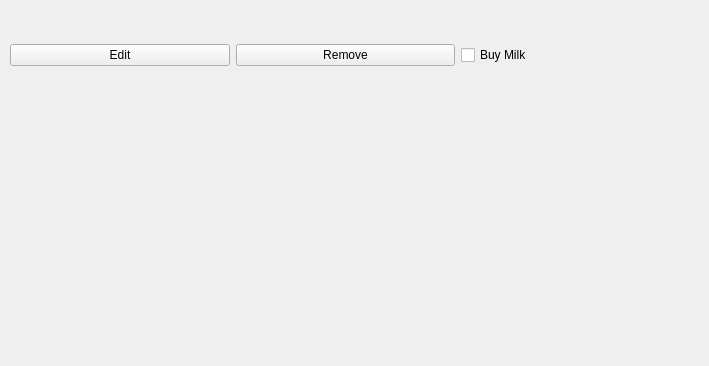
<?xml version="1.0" encoding="UTF-8"?>
<ui version="4.0">
 <class>Task</class>
 <widget class="QWidget" name="Task">
  <property name="geometry">
   <rect>
    <x>0</x>
    <y>0</y>
    <width>709</width>
    <height>366</height>
   </rect>
  </property>
  <property name="windowTitle">
   <string>Form</string>
  </property>
  <widget class="QWidget" name="horizontalLayoutWidget">
   <property name="geometry">
    <rect>
     <x>10</x>
     <y>20</y>
     <width>671</width>
     <height>71</height>
    </rect>
   </property>
   <layout class="QHBoxLayout" name="horizontalLayout">
    <item>
     <widget class="QPushButton" name="pushButtonEdit">
      <property name="text">
       <string>Edit</string>
      </property>
     </widget>
    </item>
    <item>
     <widget class="QPushButton" name="pushButtonRemove">
      <property name="text">
       <string>Remove</string>
      </property>
     </widget>
    </item>
    <item>
     <widget class="QCheckBox" name="checkBox">
      <property name="text">
       <string>Buy Milk</string>
      </property>
     </widget>
    </item>
   </layout>
  </widget>
 </widget>
 <resources/>
 <connections/>
</ui>
